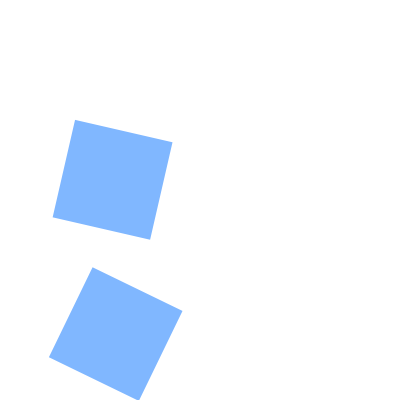
Frame 1 (no input)
Frame 60 (the mouse pressed at the canvas centre just before this capture): blank canvas, image omitted
Frame 120 (the mouse held since frame 60 and released just before this capture): blank canvas, image omitted

The Processing sketch that drew this single still picture (run headless with seeded random() and noise(); from frame 60 on, the mouse is pressed at the canvas centre):

// Processing sketch: rotation_example
// ── rotation_example.pde
/* 
    things to try:
    - running the code as-is
    - commenting out push + pop lines
    - modifying the rotate function
    - using the translate function
*/

int seedNum;


void setup() {
  size(400, 400);
  colorMode(HSB);
  noStroke();

  seedNum = int(random(400));
}

void draw() {
  randomSeed(seedNum);
  random(360);
  background(255);
  fill(random(360), 255, 255, random(255));

  //push();
  rotate(millis()*0.001);
  rect(100, 100, 100, 100);
  //pop();
  
  //push();
  rotate(millis()*(0.001));
  rect(200, 200, 100, 100);
  //pop();
}
